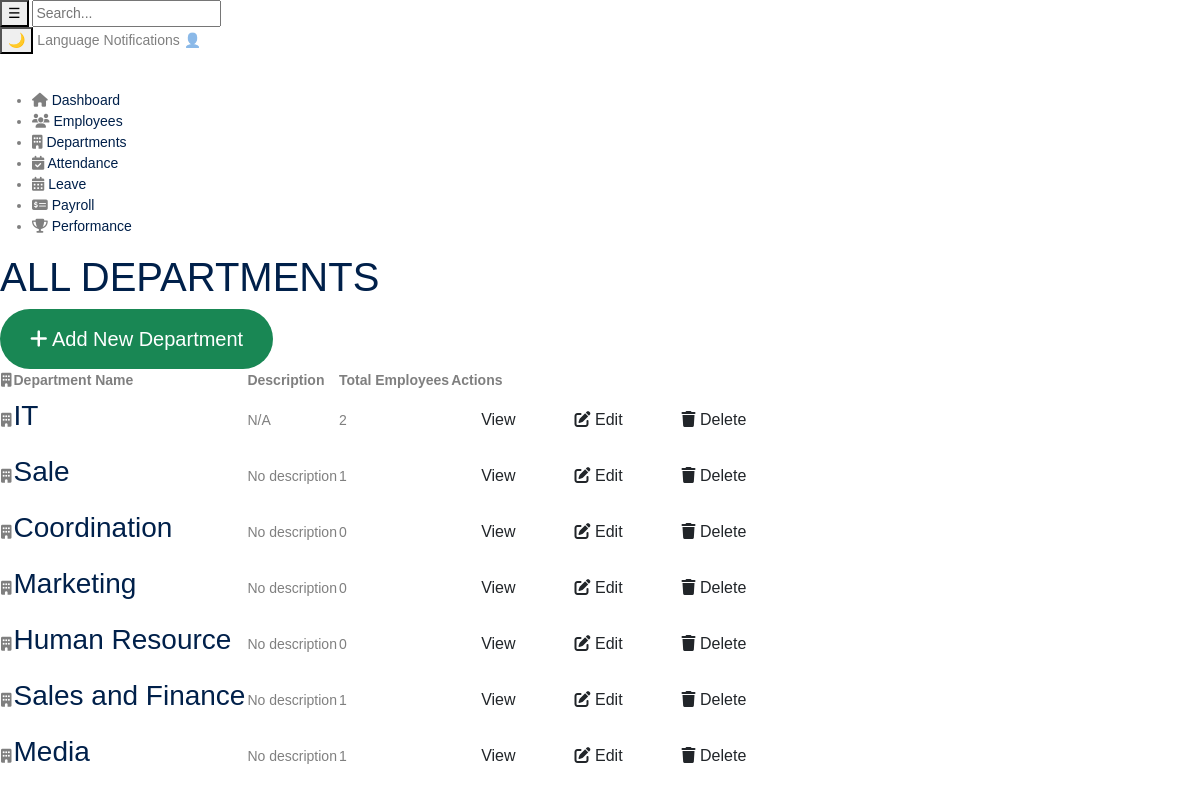
/hr/departments/, run on the app's committed database.
### hr/models.py (models this page shows, shortened)
class Department(models.Model):
    name = models.CharField(max_length=100)
    description = models.TextField(blank=True)

### hr/views.py (the view)
# urls.py: path('departments/', DepartmentsView.as_view(), name='department_list'),
class DepartmentsView(View):
    def get(self, request):
        departments = Department.objects.prefetch_related('employee_set').all()
        context = {
            'departments': departments,
        }
        return render(request, 'hr/pages/departments.html', context)

### hr/templates/hr/pages/departments.html (shortened to what this page needs)
{% extends "hr/base/base.html" %}
{% load static %}
{% block content %}
<section class="content">
    <section class="content">
    <div class="table-header">
        <h1>ALL DEPARTMENTS</h1>
        <a href="{% url 'department_create' %}" class="btn btn-success btn-lg">
            <i class="fas fa-plus"></i> Add New Department</a></div>
    <div class="department-table">
        <table>
            <thead>
                <tr>
                    <th><i class="fas fa-building"></i></th>
                    <th>Department Name</th>
                    <th>Description</th>
                    <th>Total Employees</th>
                    <th>Actions</th>
                </tr>
            </thead>
            <tbody>
                {% for department in departments %}
                <tr>
                    <td class="dept-icon"><i class="fas fa-building"></i></td>
                    <td data-label="Name">
                        <h3>{{ department.name }}</h3>
                    </td>
                    <td data-label="Description">
                        {{ department.description|default:"No description" }}
                    </td>
                    <td data-label="Employees">
                        {{ department.employee_set.count }}
                    </td>
                    <td data-label="Actions">
    <div class="btn-group">
    <a href="{% url 'employees' %}?department={{ department.id }}" class="btn btn-view"></i> View
    </a>
    <a href="{% url 'department_update' department.pk %}" class="btn btn-edit">
        <i class="fas fa-edit"></i> Edit
    </a>
    <a href="{% url 'department_delete' department.pk %}" class="btn btn-delete" onclick="return confirm('Are you sure you want to delete {{ department.name }}? This cannot be undone.')">
        <i class="fas fa-trash"></i> Delete
    </a>
</div>
</td>
                </tr>
                {% empty %}
                <tr>
                    <td colspan="4" class="empty-state">
                        No departments yet. Add your first department from admin panel.
                    </td>
                </tr>
                {% endfor %}
            </tbody>
        </table>
    </div>
</section>
{% endblock %}

### data on the page
Department: name "IT", description "N/A", employee_set.count "2"
Department: name "Sale", description "No description", employee_set.count "1"
Department: name "Coordination", description "No description", employee_set.count "0"
Department: name "Marketing", description "No description", employee_set.count "0"
Department: name "Human Resource", description "No description", employee_set.count "0"
Department: name "Sales and Finance", description "No description", employee_set.count "1"
Department: name "Media", description "No description", employee_set.count "1"
